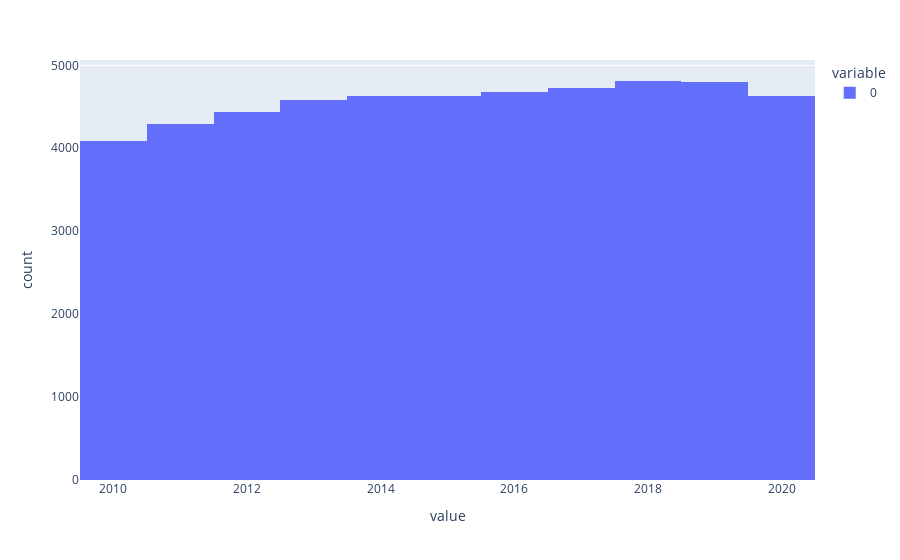

The code cell stored with this chart in its notebook:
### Code cell
# num values over 

num = 0

for year in years:
    if year > upper_bound:
        num += 1

print(f"{num} years over upper bound {upper_bound}")


num = 0

for year in years:
    if year < lower_bound:
        num += 1

print(f"{num} years under lower bound {lower_bound}")


filtered_years = [year for year in years if year <= upper_bound]
# len(filtered_years)

filtered_years = [year for year in filtered_years if year >= lower_bound]
print("Total years in dataset after filtering: ", len(filtered_years))

import plotly.express as px

fig = px.histogram(filtered_years, nbins=15) #, nbins=7
fig.show()

### Figure 1 — Plotly figure (JSON) as saved in the notebook; plotly's stock layout.template omitted (floating-point values rounded to 4 significant figures; data arrays with more than 128 entries replaced by an {"elided": "..."} marker saying what was removed)
{"data": [{"alignmentgroup": "True", "bingroup": "x", "hovertemplate": "variable=0<br>value=%{x}<br>count=%{y}<extra></extra>", "legendgroup": "0", "marker": {"color": "#636efa", "pattern": {"shape": ""}}, "name": "0", "nbinsx": 15, "offsetgroup": "0", "orientation": "v", "showlegend": true, "type": "histogram", "x": {"elided": "50309 int values"}, "xaxis": "x", "yaxis": "y"}], "layout": {"barmode": "relative", "legend": {"title": {"text": "variable"}, "tracegroupgap": 0}, "margin": {"t": 60}, "xaxis": {"anchor": "y", "domain": [0, 1], "title": {"text": "value"}}, "yaxis": {"anchor": "x", "domain": [0, 1], "title": {"text": "count"}}}}
